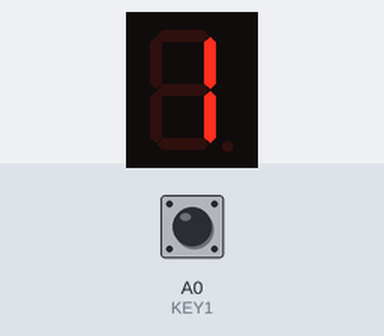
Recording of a sketch running on a simulated Arduino Uno, built with avr-gcc and run on an emulated ATmega328P. Parts: 1-digit seven-segment display. Wiring (inferred from the names in the program): 1-digit 7-segment display, segments lit when LOW: segments pin 13, pin 12, pin 11, pin 10, pin 9, pin 8, pin 7. The test bench sets the inputs (shaded band); at power-on: A0 (KEY1) HIGH. The segment pins are drawn as the display they are named for.

Above: at 1.2 s.
1.3 s: A0 (KEY1) pulled LOW for 1 s
At 2.8 s:
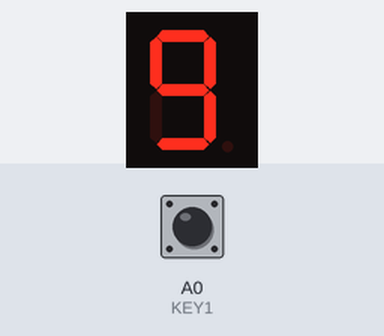
3.8 s: A0 (KEY1) pulled LOW for 3.2 s
At 6.3 s:
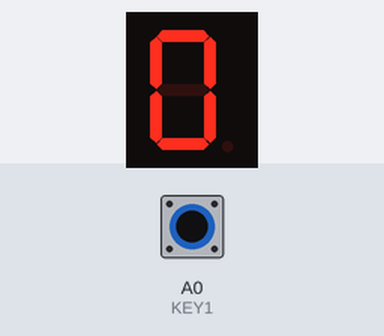
Timing chart, 0 to 7.8 s (numbered marks = the images above; inputs shaded):
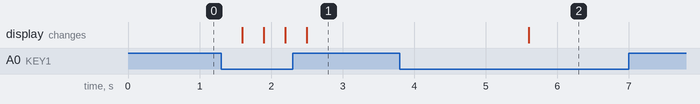

Measured:
- after the input at 1.3 s, the display: first changes after 0.30 s (image 1 shows a later state)
- after the input at 3.8 s, the display: changes after 1.8 s (image 2)

The sketch:

bai_8_LTN_phan_1.ino
```cpp
#define KEY1 A0
#define a 13
#define b 12
#define c 11
#define d 10
#define e 9
#define f 8
#define g 7
 int A = 0;
void setup() {
  // put your setup code here, to run once:
 Serial.begin(9600);
 pinMode(KEY1,INPUT);
 pinMode(a,OUTPUT);
 pinMode(b,OUTPUT);
 pinMode(c,OUTPUT);
 pinMode(d,OUTPUT);
 pinMode(e,OUTPUT);
 pinMode(f,OUTPUT);
 pinMode(g,OUTPUT);
}

void loop() {
  // put your main code here, to run repeatedly:

if(digitalRead(KEY1) == 0)
{
  A+=2;
  delay(300);
}

if(A==0)
{
  digitalWrite(a, 1);
  digitalWrite(b, 0);
  digitalWrite(c, 0);
  digitalWrite(d, 1);
  digitalWrite(e, 1);
  digitalWrite(f, 1);
  digitalWrite(g, 1);

}
if(A==2)
{
  digitalWrite(a, 0);
  digitalWrite(b, 0);
  digitalWrite(c, 0);
  digitalWrite(d, 0);
  digitalWrite(e, 1);
  digitalWrite(f, 1);
  digitalWrite(g, 0);

}
if(A==4)
{
  digitalWrite(a, 0);
  digitalWrite(b, 1);
  digitalWrite(c, 0);
  digitalWrite(d, 0);
  digitalWrite(e, 1);
  digitalWrite(f, 0);
  digitalWrite(g, 0);

}
if(A==6)
{
  digitalWrite(a, 0);
  digitalWrite(b, 0);
  digitalWrite(c, 0);
  digitalWrite(d, 1);
  digitalWrite(e, 1);
  digitalWrite(f, 1);
  digitalWrite(g, 1);

}
if(A==8)
{
  digitalWrite(a, 0);
  digitalWrite(b, 0);
  digitalWrite(c, 0);
  digitalWrite(d, 0);
  digitalWrite(e, 1);
  digitalWrite(f, 0);
  digitalWrite(g, 0);

}
if(A>18)
{
  digitalWrite(a, 0);
  digitalWrite(b, 0);
  digitalWrite(c, 0);
  digitalWrite(d, 0);
  digitalWrite(e, 0);
  digitalWrite(f, 0);
  digitalWrite(g, 1);

}
}
```
